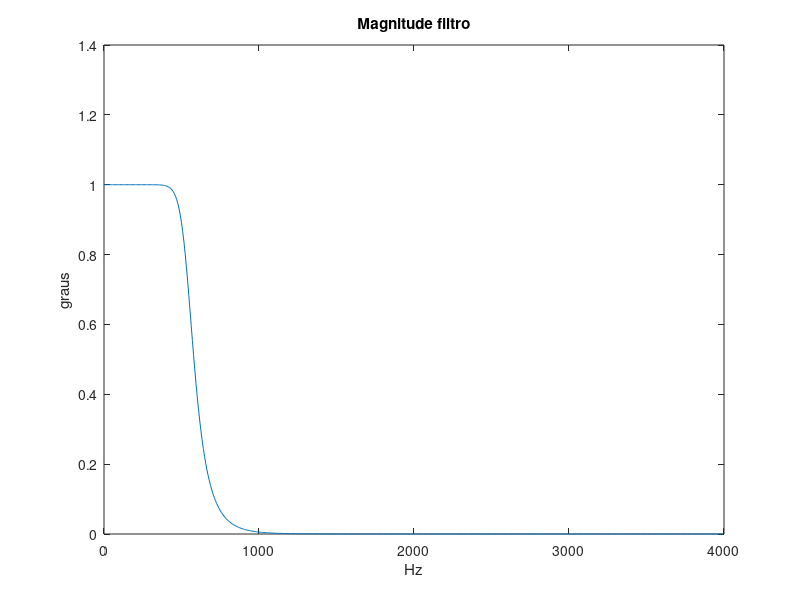

This chart was generated by the following MATLAB code:
fs=8000;
    wp1= 500;
    ws1= 750;
    %normaliza em funcao da freq Nysquest = Fs/2.    
    wp1= wp1/(fs/2);
    ws1= ws1/(fs/2);
    atenuacao_filtro=20;
    [ord, wn]=buttord(wp1,ws1, 1, atenuacao_filtro);
    [num, dem]= butter(ord,wn,'low');
    [H , freq3] = freqz(num,dem,512, fs);
plot(freq3,abs(H))
title('Magnitude filtro');
xlabel('Hz');
ylabel('graus');%